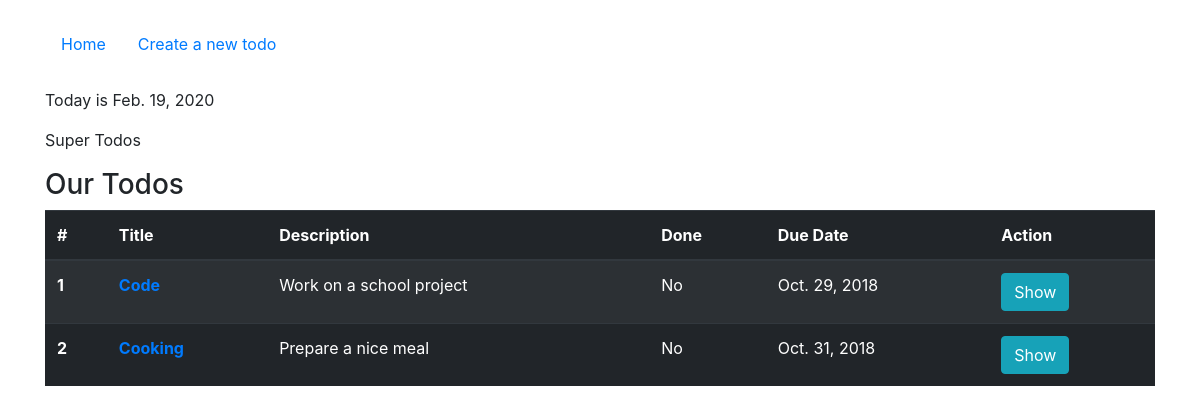
The app's page /, older data.
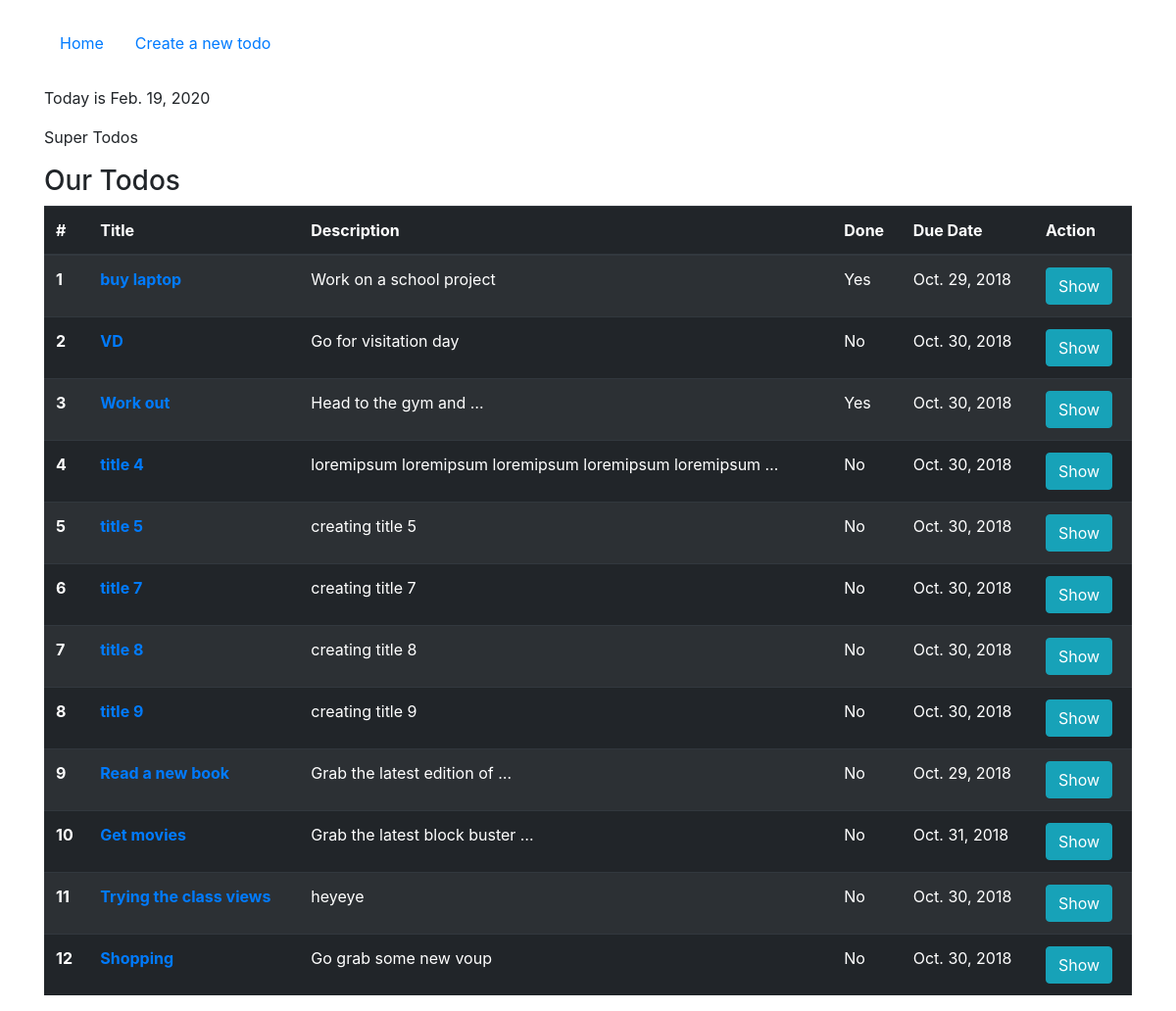
The same page, newer data.
### main/models.py (models this page shows, shortened)
class Todo(models.Model):
    title = models.CharField(max_length=255)
    due_date = models.DateField()
    done = models.BooleanField(default=False)
    description = models.TextField()

### main/views.py (the view)
# urls.py: path('', IndexView.as_view(), name='index'),
class IndexView(ListView):
    queryset = Todo.objects.all()
    template_name = 'main/index.html'
    context_object_name = 'todos'
    def get_context_data(self, **kwargs):
        ctx = super().get_context_data(**kwargs)
        ctx['today'] = datetime.now().date()
        ctx['app_name'] = 'Super Todos'
        return ctx

### main/templates/main/index.html (shortened to what this page needs)
{% extends "main/base.html" %}
{% block main_content %}
<p>Today is {{ today }}</p>
<p>{{ app_name }}</p>
<h3>Our Todos</h3>
<table class="table table-striped table-dark">
  <thead>
    <tr>
      <th scope="col">#</th>
      <th scope="col">Title</th>
      <th scope="col">Description</th>
      <th scope="col">Done</th>
      <th scope="col">Due Date</th>
      <th>Action</th>
    </tr>
  </thead>
  <tbody>
    {% for todo in todos %}
    <tr>
      <th>{{ forloop.counter }}</th>
      <th><a href="{% url 'todo_update' pk=todo.pk %}">{{ todo.title }}</a></th>
      <td>{{ todo.description|truncatewords:5 }}</td>
      <td>{{ todo.done|yesno:"Yes,No" }}</td>
      <td>{{ todo.due_date }}</td>
      <td><a class="btn btn-info" href="{% url 'todo_detail' pk=todo.pk %}">Show</a></td>
    </tr>
    {% endfor %}
  </tbody>
</table>
{% endblock main_content %}

### main/templates/main/base.html (shortened to what this page needs)
{% load static %}
<!DOCTYPE html>
<html>
  <head>
    <link rel="stylesheet" type="text/css" href="{% static 'main/bootstrap.min.css' %}" />
    <link rel="stylesheet" type="text/css" href="{% static 'main/gijgo.min.css' %}" />
  </head>
  <body>
    <div class="container">
      <nav class="nav my-4">
        <a class="nav-link" href="{% url 'index' %}">Home</a>
        <a class="nav-link" href="{% url 'todo_create' %}">Create a new todo</a>
      </nav>
      {% block main_content %}
      {% endblock main_content %}
    </div>
  </body>
</html>

Row changes from the older to the newer data that the page shows:
removed Todo: title "Cooking", description "Prepare a nice meal", done "No", due_date "Oct. 31, 2018"
changed Todo "Work on a school project": title "Code" → "buy laptop"; done "No" → "Yes"
added Todo: title "VD", description "Go for visitation day", done "No", due_date "Oct. 30, 2018"
added Todo: title "Work out", description "Head to the gym and …", done "Yes", due_date "Oct. 30, 2018"
added Todo: title "title 4", description "loremipsum loremipsum loremipsum loremipsum loremipsum …", done "No", due_date "Oct. 30, 2018"
added Todo: title "title 5", description "creating title 5", done "No", due_date "Oct. 30, 2018"
added Todo: title "title 7", description "creating title 7", done "No", due_date "Oct. 30, 2018"
added Todo: title "title 8", description "creating title 8", done "No", due_date "Oct. 30, 2018"
added Todo: title "title 9", description "creating title 9", done "No", due_date "Oct. 30, 2018"
added Todo: title "Read a new book", description "Grab the latest edition of …", done "No", due_date "Oct. 29, 2018"
added Todo: title "Get movies", description "Grab the latest block buster …", done "No", due_date "Oct. 31, 2018"
added Todo: title "Trying the class views", description "heyeye", done "No", due_date "Oct. 30, 2018"
added Todo: title "Shopping", description "Go grab some new voup", done "No", due_date "Oct. 30, 2018"
